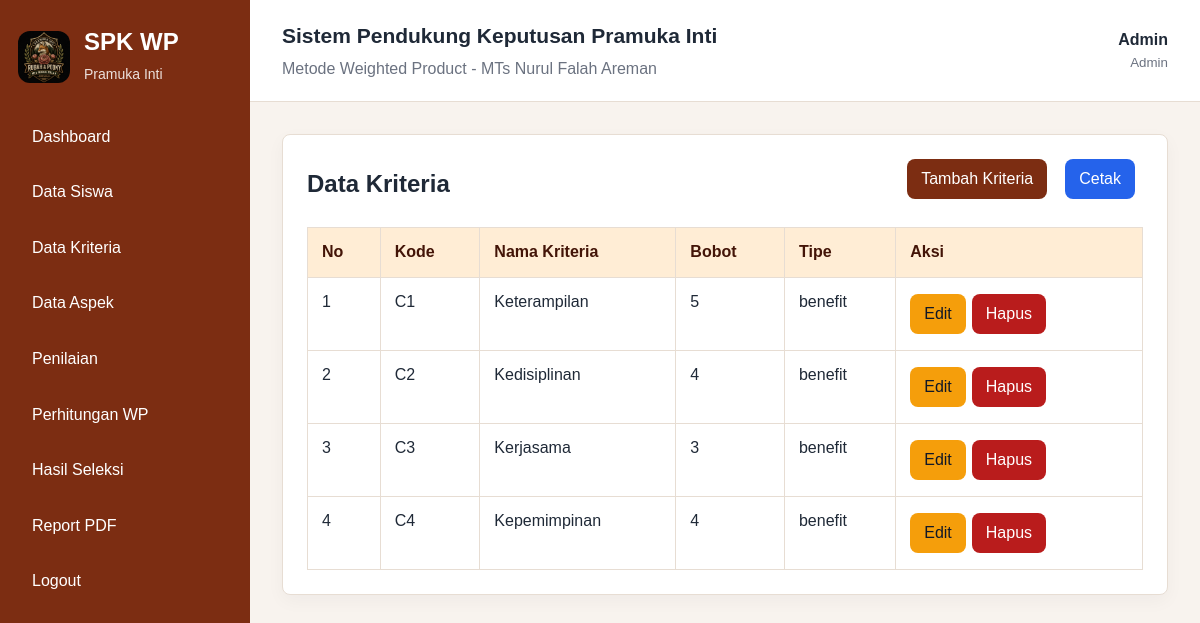
Before: /pages/kriteria/index.php (signed in) with the older database file.
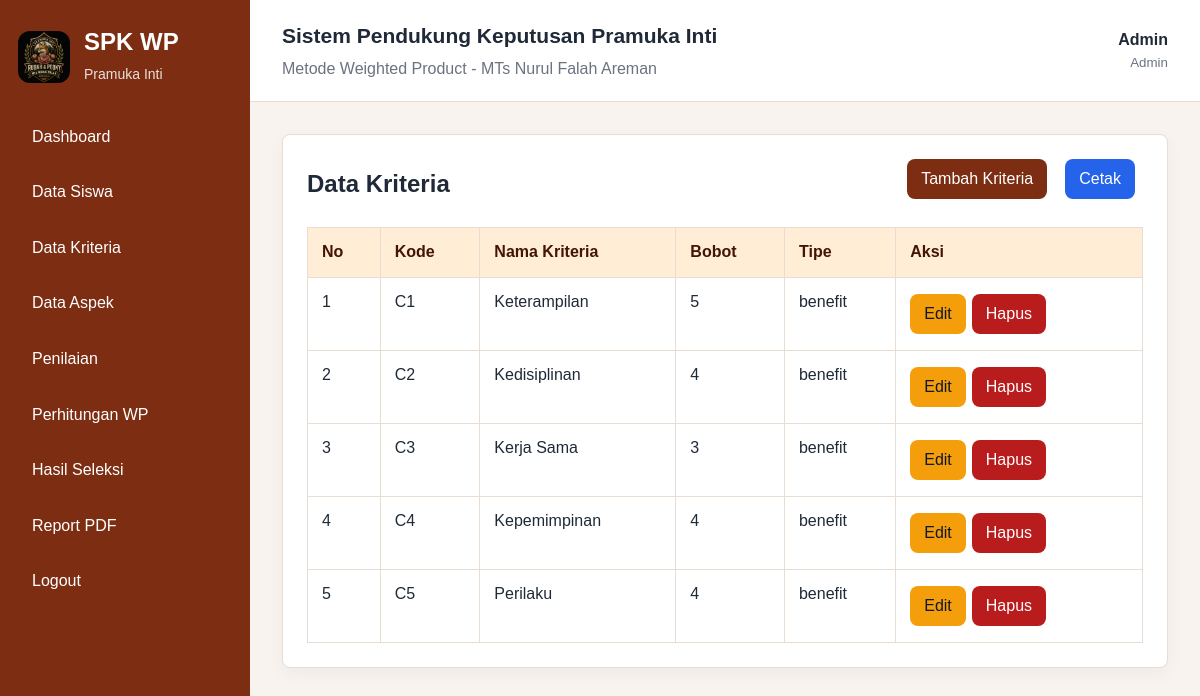
After: the same page with the newer database file.
### tables this page shows
CREATE TABLE kriteria (
    id_kriteria INT AUTO_INCREMENT PRIMARY KEY,
    kode_kriteria VARCHAR(10) NOT NULL UNIQUE,
    nama_kriteria VARCHAR(100) NOT NULL,
    bobot FLOAT NOT NULL,
    tipe ENUM('benefit','cost') NOT NULL DEFAULT 'benefit'
);

### includes/auth.php (called while the page is built, shortened)
<?php
function e($value): string
{
    return htmlspecialchars((string) $value, ENT_QUOTES, 'UTF-8');
}

### pages/kriteria/index.php (the view, shortened to what this page needs)
<?php
require_once __DIR__ . '/../../config/database.php';
require_once __DIR__ . '/../../includes/auth.php';
$rows = $pdo->query('SELECT * FROM kriteria ORDER BY kode_kriteria ASC')->fetchAll();
include __DIR__ . '/../../includes/header.php';
?>
<div class="card">
    <div class="toolbar"><h2>Data Kriteria</h2><div><a class="btn btn-primary" href="tambah.php">Tambah Kriteria</a><a class="btn btn-print" href="cetak.php" target="_blank">Cetak</a></div></div>
    <div class="table-responsive"><table id="data-table">
        <thead><tr><th>No</th><th>Kode</th><th>Nama Kriteria</th><th>Bobot</th><th>Tipe</th><th>Aksi</th></tr></thead>
        <tbody><?php foreach ($rows as $i => $row): ?><tr><td><?= $i + 1 ?></td><td><?= e($row['kode_kriteria']) ?></td><td><?= e($row['nama_kriteria']) ?></td><td><?= e($row['bobot']) ?></td><td><?= e($row['tipe']) ?></td><td><a class="btn btn-warning" href="edit.php?id=<?= e($row['id_kriteria']) ?>">Edit</a><a class="btn btn-danger" href="hapus.php?id=<?= e($row['id_kriteria']) ?>" data-confirm="Hapus kriteria ini?">Hapus</a></td></tr><?php endforeach; ?></tbody>
    </table></div>
</div>
<?php include __DIR__ . '/../../includes/footer.php'; ?>

Changed rows visible on the page:
changed kriteria: nama_kriteria "Kerjasama" → "Kerja Sama"
added kriteria: kode_kriteria "C5", nama_kriteria "Perilaku", bobot "4", tipe "benefit"
